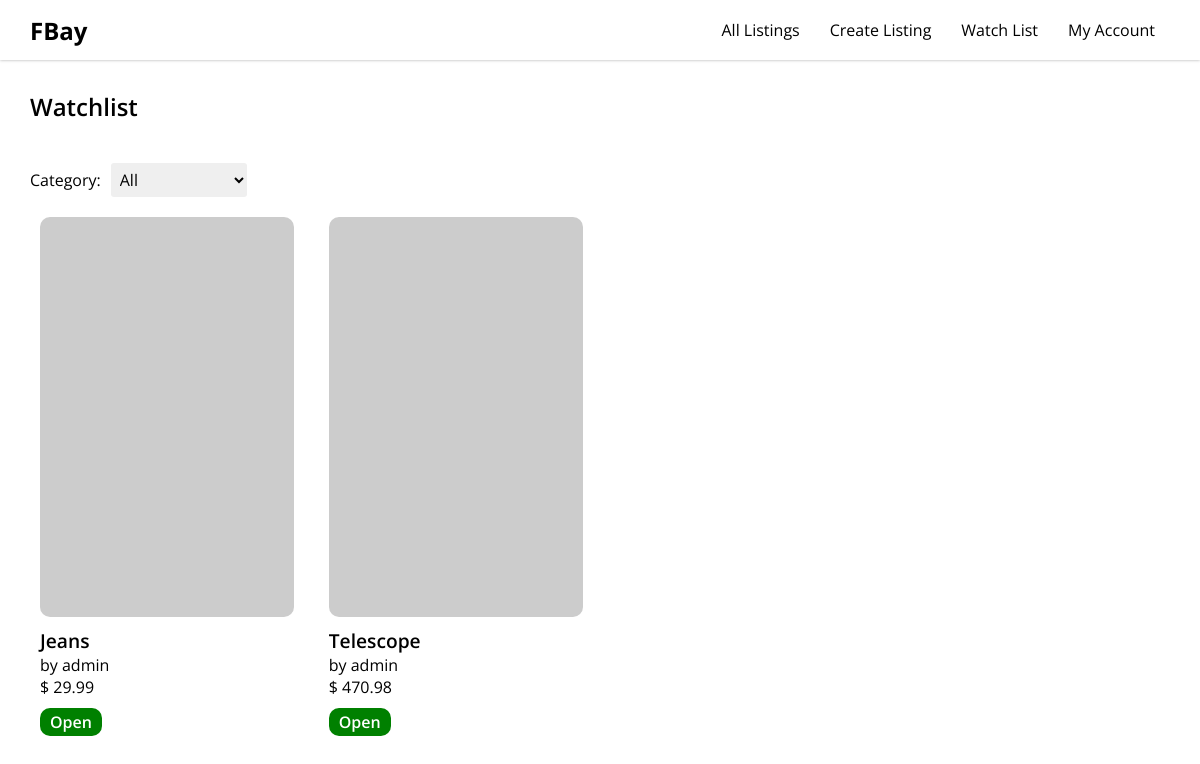
Screenshot of /watchlist (signed in) with the database file from the repository.
### auctions/models.py (models this page shows)
class Listing(models.Model):
    id = models.AutoField(primary_key=True)
    title = models.CharField(max_length=100, blank=True, null=True)
    userID = models.IntegerField(blank=True, null=True)
    username = models.CharField(max_length=100, blank=True, null=True)
    category = models.CharField(max_length=30, blank=True, null=True)
    baseBid = models.FloatField(blank=True, null=True)
    dateCreated = models.DateTimeField(auto_now_add=True, blank=True, null=True)
    image = models.ImageField(null=True, blank=True) #uploads_to= (media)
    userKey = models.ForeignKey(User, on_delete=models.CASCADE)
    isClosed = models.BooleanField(auto_created=False,  blank=True, null=False)
    description = models.CharField(max_length=1000, blank=True, null=True)

### auctions/views.py (the view)
# urls.py: path('watchlist', views.renderWatchListPage, name='renderWatchListPage'),
@csrf_exempt
def renderWatchListPage(request):
    filter = request.GET.get('filter','all')
    if request.user.is_authenticated:
        allUserWatches = Watch.objects.filter(createdByUserID = request.user.id)
        payload = []
        for count in range(allUserWatches.count()):
            currentListing = Listing.objects.get(id=allUserWatches[count].listingID)
            if Bid.objects.filter(listingID=currentListing.id ).exists():
                currentHighestBid = Bid.objects.filter(listingID=currentListing.id).aggregate(Max('bidValue')).get('bidValue__max')
            else:
                currentHighestBid = Listing.objects.get(id=currentListing.id).baseBid
            if filter=='all' or currentListing.category==filter:
                tempValue = {
                    'currentHighestBid': currentHighestBid,
                    'id': currentListing.id,
                    'username': currentListing.username,
                    'imageURL': str(currentListing.image),
                    'isClosed': currentListing.isClosed,
                    'title': currentListing.title
                }
                payload.append(tempValue)
        return render(request, 'auctions/Watchlist/watchlist.html',{'payload': payload, 'displayClosed': True})
    else:
        return redirect('/404')

### auctions/templates/auctions/Watchlist/watchlist.html
{% extends "auctions/layout.html" %}
{% load static %}
{% block body %}
<section class="watchlist center">
    <div class="watchlist inner">
        <h2>Watchlist</h2>
        {% include '../Common/productGrid.html'%}
    </div>
</section>
<link rel="stylesheet" href="/static/auctions/watchlist.css">
{% endblock %}

### auctions/templates/auctions/Common/ProductGrid.html (shortened to what this page needs)
{% load static %}
<div class="productGrid outer">
    <div class="filters">
        <form id="filterForm">
            <label for="filter">Category: </label>
            <select name="filter" id="filter" onchange="handleFilter()">
            </select>
        </form>
    </div>
    <div class="productGrid inner">
        {% for listing in payload%}
            {% if displayClosed%}
            <article class="listing" onclick="handleListingClick({{listing.id}})">
                <div class="image outer" style="background-image: url('/media/{{listing.imageURL}}')">
                </div>
                <div class="text">
                    <h3 class="title">{{listing.title}}</h3>
                    <p class="">by {{listing.username}}</p>
                    <p class="bidValue">$ {{listing.currentHighestBid}}</p>
                    {% if not listing.isClosed %}
                    <p class="closedStatus open">Open</p>
                    {% elif listing.isClosed %}
                    <p class="closedStatus closed">Closed</p>
                    {%endif%}
                </div>
            </article>
            {%endif%}
        {% endfor%}
    </div>
</div>
<link rel="stylesheet" href="/static/auctions/ProductGrid.css">

### auctions/static/auctions/styles.css (style rules this page uses)
* { margin: 0; border: 0; padding: 0; text-decoration: none; list-style: none; font-size: 16px; font-weight: normal; color: inherit; font-family: 'Open Sans', sans-serif; letter-spacing: inherit; }
html { background-color: white; }
html, body, #__next { width: 100%; height: fit-content; }
.center { display: flex; align-items: center; justify-content: center; }

### auctions/static/auctions/ProductGrid.css (style rules this page uses)
div.productGrid.outer { width:100%;display:flex;flex-direction:column }
div.productGrid.outer .filters form { display:flex;align-items:center;padding:10px 0 }
div.productGrid.outer .filters form select { margin-left:10px;padding:5px;border-radius:3px;cursor:pointer }
div.productGrid.outer .productGrid.inner { width:100%;display:grid;grid-auto-rows:auto;grid-template-columns:1fr 1fr 1fr 1fr;grid-gap:15px;margin-bottom:40px }
div.productGrid.outer .productGrid.inner .listing { width:100%;display:flex;flex-direction:column;align-items:center;cursor:pointer;box-sizing:border-box;padding:10px }
div.productGrid.outer .productGrid.inner .listing .image.outer { height:400px;width:100%;overflow:hidden;background-color:#ccc;background-position:center;background-size:cover;background-repeat:no-repeat;border-radius:10px;margin-bottom:10px }
div.productGrid.outer .productGrid.inner .listing .text { width:100%;display:flex;flex-direction:column;align-items:flex-start }
div.productGrid.outer .productGrid.inner .listing .text h3 { font-weight:600;font-size:1.2em }
div.productGrid.outer .productGrid.inner .listing .text p.bidValue { font-size:normal }
div.productGrid.outer .productGrid.inner .listing .text p.closedStatus { width:-moz-fit-content;width:fit-content;border-radius:10px;color:#fff;font-weight:600;padding:3px 10px;margin-top:10px }
div.productGrid.outer .productGrid.inner .listing .text p.closedStatus.open { background-color:green }

### auctions/static/auctions/watchlist.css (style rules this page uses)
section.watchlist { width:100% }
section.watchlist .watchlist.inner { width:95%;display:flex;flex-direction:column;align-items:flex-start }
section.watchlist .watchlist.inner h2 { font-size:1.5em;margin:30px 0;font-weight:600 }

### rows the page displays
Listing: title "Jeans", username "admin", currentHighestBid "29.99"
Listing: title "Telescope", username "admin", currentHighestBid "470.98"
